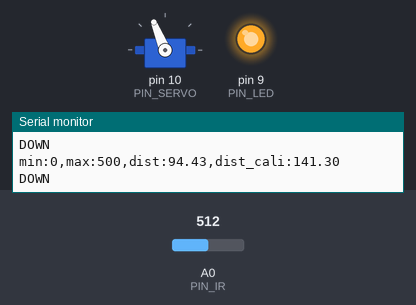
A sketch run on a simulated Arduino Uno, built with avr-gcc and run on an emulated ATmega328P. Parts: servo, output pins drawn as LEDs (lit = HIGH), the last lines printed to the serial monitor. The inputs (shaded band) are chosen by the test bench; at power-on: A0 (PIN_IR) = 512.

Above: at 1.2 s.
1.3 s: A0 (PIN_IR) set to 353
2.8 s: A0 (PIN_IR) set to 320
At 3.4 s:
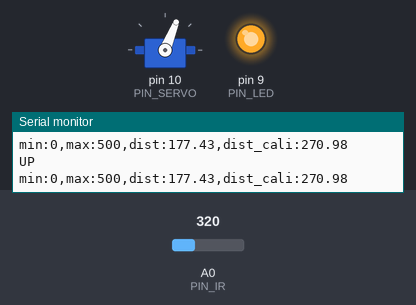
4.3 s: A0 (PIN_IR) set to 511
At 5.1 s:
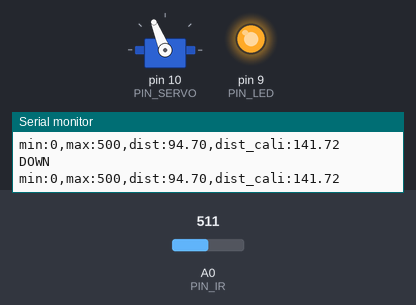
Timing chart, 0 to 7.3 s (numbered marks = the images above; inputs shaded):
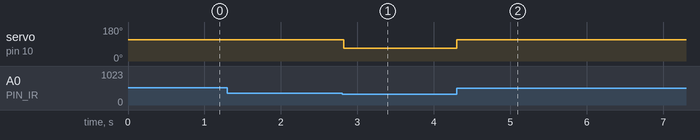

The sketch:

21_bbc_20203036.ino
```cpp
#include <Servo.h>
// Arduino pin assignment
#define PIN_IR A0
#define PIN_LED 9
#define PIN_SERVO 10

#define _DUTY_NEU 1450 // servo neutral position (90 degree)
#define _DUTY_UP 1250 // sensor position 센서 방향
#define _DUTY_DOWN 1700 // opposite sensor position 센서 반대 방향

int a, b; // unit: mm
Servo myservo;

void setup() {
// initialize GPIO pins
  pinMode(PIN_LED,OUTPUT);
  digitalWrite(PIN_LED, 1);

// initialize serial port
  Serial.begin(57600);

  a = 68;
  b = 260;

  myservo.attach(PIN_SERVO);
  myservo.writeMicroseconds(_DUTY_NEU);
}

float ir_distance(void){ // return value unit: mm
  float val;
  float volt = float(analogRead(PIN_IR));
  val = ((6762.0/(volt-9.0))-4.0) * 10.0;
  return val;
}

void loop() {
  float raw_dist = ir_distance();
  float dist_cali = 100 + 300.0 / (b - a) * (raw_dist - a);
  Serial.print("min:0,max:500,dist:");
  Serial.print(raw_dist);
  Serial.print(",dist_cali:");
  Serial.println(dist_cali);
  if(dist_cali < 255) {
    myservo.writeMicroseconds(_DUTY_DOWN);
    Serial.println("DOWN");
  }
  else if(dist_cali > 255) {
    myservo.writeMicroseconds(_DUTY_UP);
    Serial.println("UP");
  }
  delay(20);
}
```

Measured:
- the behaviour switches between 336 and 335 on A0 (PIN_IR) (found by bisection; images 0 and 1)
- after the input at 2.8 s, servo on pin 10 (PIN_SERVO): 112° → 68° at once
- after the input at 4.3 s, servo on pin 10 (PIN_SERVO): 68° → 112° at once
